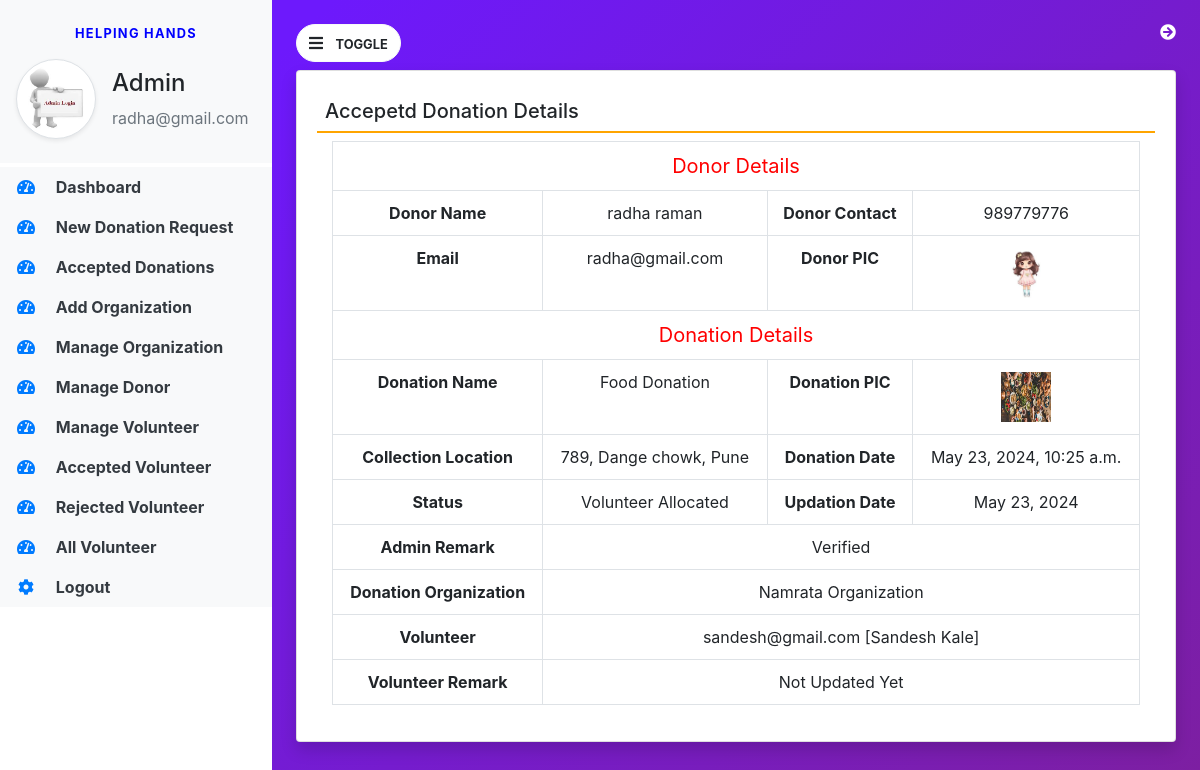
Page /accepted_donationdetail/1 (signed in) on the committed database.
### helpinghands/models.py (models this page shows, shortened)
class Donation(models.Model):
    donor = models.ForeignKey(Donor,on_delete=models.CASCADE)
    donationname = models.CharField(max_length=100,null=True,blank=True)
    donationpic = models.FileField(null=True,blank=True)
    collectionloc = models.CharField(max_length=300,null=True,blank=True)
    description = models.CharField(max_length=300,null=True,blank=True)
    status = models.CharField(max_length=50,null=True,blank=True)
    donationdate = models.DateTimeField(auto_now_add=True,blank=True)
    adminremark = models.CharField(max_length=300,null=True,blank=True)
    volunteer = models.ForeignKey(Volunteer,on_delete=models.CASCADE, blank=True, null=True)
    donationarea = models.ForeignKey(Organization, on_delete=models.CASCADE, blank=True, null=True)
    volunteerremark = models.CharField(max_length=300,null=True,blank=True)
    updationdate = models.DateField(null=True,blank=True)

class Donor(models.Model):
    user=models.ForeignKey(User,on_delete=models.CASCADE)
    contact=models.CharField(max_length=15,null=True)
    address=models.CharField(max_length=300,null=True)
    userpic=models.FileField(null=True)
    regdate=models.DateTimeField(auto_now_add=True)

class Organization(models.Model):
    areaname=models.CharField(max_length=100,null=True)
    address = models.CharField(max_length=100, null=True)
    description=models.CharField(max_length=300,null=True)
    creationdate=models.DateTimeField(auto_now_add=True)

class Volunteer(models.Model):
    user=models.ForeignKey(User,on_delete=models.CASCADE)
    contact=models.CharField(max_length=15,null=True)
    address=models.CharField(max_length=300,null=True)
    userpic=models.FileField(null=True)
    idpic = models.FileField(null=True)
    aboutme=models.CharField(max_length=300,null=True)
    status=models.CharField(max_length=20,null=True)
    regdate=models.DateTimeField(auto_now_add=True)
    adminremark=models.CharField(max_length=300,null=True)
    updationdate=models.DateField(null=True)

### helpinghands/views.py (the view, shortened to what this page needs)
# urls.py: path('accepted_donationdetail/<int:pid>', accepted_donationdetail, name='accepted_donationdetail'),
def accepted_donationdetail(request, pid):
    if not request.user.is_authenticated:
        return redirect('admin_login')
    donation = Donation.objects.get(id=pid)
    donationarea = Organization.objects.all()
    volunteer = Volunteer.objects.all()
    donor = Donor.objects.all()
    return render(request, 'accepted_donationdetail.html', locals())

### helpinghands/templates/accepted_donationdetail.html (shortened to what this page needs)
{% extends 'admin_base.html' %}
{% block main %}
<div class="card shadow mt-2">
    <div class="card-body">
        <h5 class="p-2" style="border-bottom : 2px solid orange">
            Accepetd Donation Details
        </h5>
        <div class="container-fluid">
            <table class="table table-bordered">
                <tr align="center">
                    <td colspan="4" style="font-size:20px; color:red">Donor Details</td>
                </tr>
                <tr align="center">
                    <th>Donor Name</th>
                    <td>{{donation.donor.user.first_name}} {{donation.donor.user.last_name}}</td>
                    <th>Donor Contact</th>
                    <td>{{donation.donor.contact}}</td>
                </tr>
                <tr align="center">
                    <th>Email</th>
                    <td>{{donation.donor.user.username}}</td>
                    <th>Donor PIC</th>
                    <td><img src="{{donation.donor.userpic.url}}" width="50px" height="50px"></td>
                </tr>
                <tr align="center">
                    <td colspan="4" style="font-size:20px; color:red">Donation Details</td>
                </tr>
                <tr align="center">
                    <th>Donation Name</th>
                    <td>{{donation.donationname}}</td>
                    <th>Donation PIC</th>
                    <td><img src="{{donation.donationpic.url}}" width="50px" height="50px"></td>
                </tr>
                <tr align="center">
                    <th>Collection Location</th>
                    <td>{{donation.collectionloc}}</td>
                    <th>Donation Date</th>
                    <td>{{donation.donationdate}}</td>
                </tr>
                <tr align="center">
                    <th>Status</th>
                    <td>{{donation.status}}</td>
                    <th>Updation Date</th>
                    <td>{{donation.updationdate}}</td>
                </tr>
                <tr align="center">
                    <th>Admin Remark</th>
                    <td colspan="3">{{donation.adminremark}}</td>
                </tr>
                {% if not donation.volunteer %}
                <form method="post">
                     {% csrf_token %}
                      <tr>
                          <th>Select Donation Distribution Organization</th>
                          <td colspan="3">
                              <select name="donationareaid" class="form-control" required>
                                  {% for i in donationarea %}
                                  <option value="{{i.id}}">{{i.areaname}}</option>
                                  {% endfor %}
                              </select>
                          </td>
                      </tr>
                      <tr>
                          <th>Select Volunteer </th>
                         <td colspan="3">
                              <select name="volunteerid" class="form-control" required>
                                  {% for i in volunteer %}
                                  <option value="{{i.id}}">{{i.user.username}} [{{i.user.first_name}}  {{i.user.last_name}}]</option>
                                  {% endfor %}
                              </select>
                          </td>
                      </tr>
                       <tr>
                          <th></th>
                          <td colspan="3">
                              <button type="submit" class="btn btn-primary">Update <i class="fa fa-arrow-circle-right"></i></button>
                          </td>
                      </tr>
                </form>
                {% else %}
                <tr align="center">
                    <th>Donation Organization</th>
                    <td colspan="3">{{donation.donationarea.areaname}}</td>
                </tr>
                <tr align="center">
                    <th>Volunteer</th>
                    <td colspan="3">{{donation.volunteer.user.username}} [{{donation.volunteer.user.first_name}}  {{donation.volunteer.user.last_name}}]</td>
                </tr>
                {% endif %}
                {% if not donation.volunteerremark %}
                <tr align="center">
                    <th>Volunteer Remark</th>
                    <td colspan="3">Not Updated Yet</td>
                </tr>
                {% else %}
                <tr align="center">
                    <th>Volunteer Remark</th>
                    <td colspan="3">{{donation.volunteerremark}}</td>
                </tr>
                {% endif %}
            </table>
        </div>
    </div>
</div>
{% endblock %}

### helpinghands/templates/admin_base.html (shortened to what this page needs)
{% load static %}
<html>
<body>
<link href="https://stackpath.bootstrapcdn.com/bootstrap/4.5.2/css/bootstrap.min.css" rel="stylesheet">
<link href="https://cdnjs.cloudflare.com/ajax/libs/font-awesome/5.15.4/css/all.min.css" rel="stylesheet">
    <link rel="stylesheet" href="{% static 'css/base.css' %}">
    <link rel="stylesheet" href="https://cdnjs.cloudflare.com/ajax/libs/font-awesome/4.7.0/css/font-awesome.min.css">
    <link rel="stylesheet" href="https://use.fontawesome.com/releases/v5.7.0/css/all.css">
<link rel="stylesheet" href="https://cdn.datatables.net/2.0.6/css/dataTables.dataTables.css">
<link rel="stylesheet" href="https://cdn.datatables.net/buttons/3.0.2/css/buttons.dataTables.css">
<div class="vertical-nav bg-white" id="sidebar">
    <div class="py-4 px-3 mb-1 bg-light">
        <p class="text-center font-weight-bold text-uppercase px-3 small dashboard-text">Helping Hands</p>
        <div class="media d-flex align-items-center">
            <img src="{% static 'images/adminLogin.jpeg' %}" width="80" height="80" class="mr-3 rounded-circle img-thumbnail shadow-sm">
            <div class="media-body">
                <h4 class="mt-0">Admin</h4>
                <p class="text-muted mb-0">{{request.user.username}}</p>
            </div>
        </div>
    </div>
    <ul class="nav flex-column bg-white">
        <li class="nav-item">
            <a href="{% url 'admin_home' %}" class="nav-link text-dark bg-light">
                <i class="fas fa-tachometer-alt fa-fw mr-3 text-primary"></i>
                Dashboard
            </a>
        </li>
        <li class="nav-item">
            <a href="{% url 'pending_donation' %}" class="nav-link text-dark bg-light">
                <i class="fas fa-tachometer-alt fa-fw mr-3 text-primary"></i>
                New Donation Request
            </a>
        </li>
        <li class="nav-item">
            <a href="{% url 'accepted_donation' %}" class="nav-link text-dark bg-light">
                <i class="fas fa-tachometer-alt fa-fw mr-3 text-primary"></i>
                Accepted Donations
            </a>
        </li>
        <li class="nav-item">
            <a href="{% url 'add_area' %}" class="nav-link text-dark bg-light">
                <i class="fas fa-tachometer-alt fa-fw mr-3 text-primary"></i>
                Add Organization
            </a>
        </li>
        <li class="nav-item">
            <a href="{% url 'manage_area' %}" class="nav-link text-dark bg-light">
                <i class="fas fa-tachometer-alt fa-fw mr-3 text-primary"></i>
                Manage Organization
            </a>
        </li>
        <li class="nav-item">
            <a href="{% url 'manage_donor' %}" class="nav-link text-dark bg-light">
                <i class="fas fa-tachometer-alt fa-fw mr-3 text-primary"></i>
                Manage Donor
            </a>
        </li>
        <li class="nav-item">
            <a href="{% url 'new_volunteer' %}" class="nav-link text-dark bg-light">
                <i class="fas fa-tachometer-alt fa-fw mr-3 text-primary"></i>
                Manage Volunteer
            </a>
        </li>
        <li class="nav-item">
            <a href="{% url 'accepted_volunteer' %}" class="nav-link text-dark bg-light">
                <i class="fas fa-tachometer-alt fa-fw mr-3 text-primary"></i>
                Accepted Volunteer
            </a>
        </li>
        <li class="nav-item">
            <a href="{% url 'rejected_volunteer' %}" class="nav-link text-dark bg-light">
                <i class="fas fa-tachometer-alt fa-fw mr-3 text-primary"></i>
                Rejected Volunteer
            </a>
        </li>
        <li class="nav-item">
            <a href="{% url 'all_volunteer' %}" class="nav-link text-dark bg-light">
                <i class="fas fa-tachometer-alt fa-fw mr-3 text-primary"></i>
                All Volunteer
            </a>
        </li>
        <li class="nav-item">
            <a href="{% url 'logout' %}" class="nav-link text-dark bg-light">
                <i class="fas fa-cog mr-3 text-primary fa-fw"></i>
                Logout
            </a>
        </li>
    </ul>
</div>
<div class="page-content p-4" id="content">
    <a href="{% url 'logout' %}" title="Logout" class="float-right text-white">
  <i class="fa fa-arrow-circle-right"></i>
</a>
    <button id="sidebarCollapse" type="button" class="btn btn-light bg-white rounded-pill">
        <i class="fas fa-bars mr-2"></i>
        <small class="text-uppercase font-weight-bold">Toggle</small>
    </button>
    {% block main %}
    {% endblock %}
</div>
</body>
</html>

### helpinghands/static/css/base.css (style rules this page uses)
body { background-image :linear-gradient(135.9deg,rgba(109,25,252,1) 16.4%,rgba(125,31,160)); min-height:100vh; }
.vertical-nav { min-width:17rem; width:17rem; height:100vh; position:fixed; top:0; left:0; transition:all 0.4s; }
.page-content { width:calc(100%-17rem); margin-left:17rem; transition:all 0.4s; }
.dashboard-text { letter-spacing:0.1em; color:blue; }
.nav-link { font-weight:bold; }

### rows in the picture
Donation: donor.user.first_name "radha", donor.user.last_name "raman", donor.contact "989779776", donor.user.username "radha@gmail.com", donor.userpic (picture), donationname "Food Donation", donationpic (picture), collectionloc "789, Dange chowk, Pune", donationdate "May 23, 2024, 10:25 a.m.", status "Volunteer Allocated", updationdate "May 23, 2024", adminremark "Verified", donationarea.areaname "Namrata Organization", volunteer.user.username "sandesh@gmail.com", volunteer.user.first_name "Sandesh", volunteer.user.last_name "Kale"

### other values in the picture
{{ request.user.username }} "radha@gmail.com"
